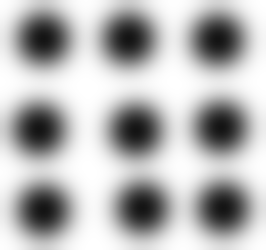
#> input picture src/SHSlib/1.png, 266 x 250 px
$ python -i getSeperation.py   (imports and definitions only)
#> lines starting #> are read from the running program, lines starting #| are printed output that depends on the picture
def getSeperation(img, algorythm="CV", min_distance=50):

    if algorythm == "CV":
        return getSeperation_CV(img, min_distance=min_distance)
    if algorythm == "skimage2":
        return getSeperation_skimage2(img, min_distance=min_distance)
    if algorythm == "skimage2":
        return getSeperation_skimage(img, min_distance=min_distance)


def getSeperation_CV(img, min_distance):
    import numpy as np
    from cv2 import distanceTransformWithLabels, DIST_L2
    from skimage.feature import peak_local_max as peak

    # get peak position of spots
    spots = peak(img, min_distance=min_distance)
    # print(spots)
    if 0 > spots.size:
        print("incorrect input to seperation")
        return np.nan

    # reshap peak point in x- and y-array
    x_pos = np.array([x[0] for x in spots])
    y_pos = np.array([x[1] for x in spots])

    # make image with "1" as peak, evrsthin els "0"
    img_mask = np.zeros_like(img, dtype=np.uint8)

    img_mask[x_pos, y_pos] = 1

    n, expanded = distanceTransformWithLabels(np.uint8(img_mask == 0), DIST_L2, 3)
    return expanded


# [49 lines left out: functions getSeperation_skimage2, getSeperation_skimage, not called in this run]

>>> import cv2
>>> picture = cv2.imread('../1.png', cv2.IMREAD_GRAYSCALE)
#> picture is the input picture: shape (250, 266); min 20, max 255, mean 182.2
>>> result = getSeperation(picture)
#> in getSeperation_CV, `spots = peak(img, min_distance=min_distance)`: spots = [[76, 170], [77, 85], [161, 85], [161, 180]]
#> in getSeperation_CV, `x_pos = np.array([x[0] for x in spots])`: x_pos = [76, 77, 161, 161]
#> in getSeperation_CV, `y_pos = np.array([x[1] for x in spots])`: y_pos = [170, 85, 85, 180]
#> in getSeperation, `return getSeperation_CV(img, min_distance=min_distance)`:
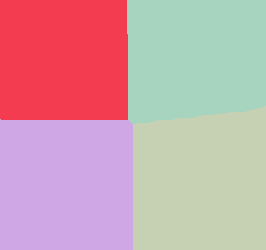
#> returned value: shape (250, 266) int32; 4 distinct labels, from 1 to 4; one colour per label, 0 black

$ run again, on src/SHSlib/2.png
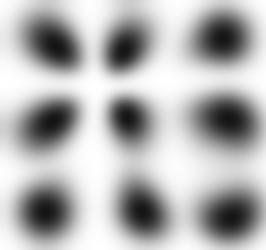
#> input picture src/SHSlib/2.png, 266 x 250 px
#> picture is the input picture: shape (250, 266); min 20, max 255, mean 179.4
#> spots = [[78, 162], [83, 93], [154, 92], [161, 173]]
#> x_pos = [78, 83, 154, 161]
#> y_pos = [162, 93, 92, 173]
#> in getSeperation, `return getSeperation_CV(img, min_distance=min_distance)`:
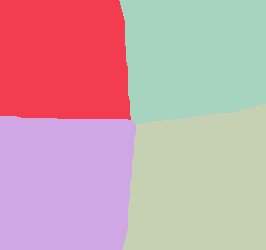
#> returned value: shape (250, 266) int32; 4 distinct labels, from 1 to 4; one colour per label, 0 black
